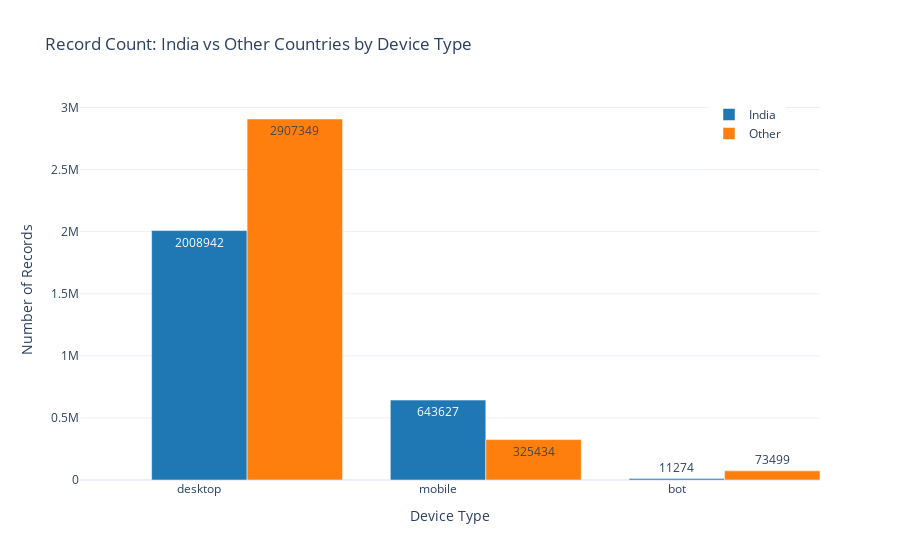

Source (notebook cell):
### Code cell
collection = db["clicks"]

# Aggregate data
pipeline = [
    {"$match": {
        "user.Country": {"$ne": None, "$ne": "", "$exists": True},
        "device_type": {"$in": ["desktop", "mobile", "bot"]}
    }},
    {"$group": {
        "_id": {
            "device": "$device_type",
            "category": {"$cond": [{"$eq": ["$user.Country", "India"]}, "India", "Other"]}
        },
        "count": {"$sum": 1}
    }}
]
data = list(collection.aggregate(pipeline))

# Process data
device_types = ["desktop", "mobile", "bot"]
plot_data = {device: {"India": 0, "Other": 0} for device in device_types}

for item in data:
    device = item["_id"]["device"]
    category = item["_id"]["category"]
    count = item["count"]
    plot_data[device][category] = count

# Prepare bar plot data
india_counts = [plot_data[device]["India"] for device in device_types]
other_counts = [plot_data[device]["Other"] for device in device_types]
x_positions = [0, 1, 2]

# Create bar plot
fig = go.Figure(data=[
    go.Bar(
        x=x_positions,
        y=india_counts,
        name="India",
        text=india_counts,
        textposition="auto",
        marker_color="#1f77b4",
        offset=-0.2,
        width=0.4
    ),
    go.Bar(
        x=x_positions,
        y=other_counts,
        name="Other",
        text=other_counts,
        textposition="auto",
        marker_color="#ff7f0e",
        offset=0.2,
        width=0.4
    )
])

# Update layout
fig.update_layout(
    title="Record Count: India vs Other Countries by Device Type",
    xaxis=dict(
        title="Device Type",
        tickvals=x_positions,
        ticktext=device_types
    ),
    yaxis_title="Number of Records",
    barmode="group",
    template="plotly_white",
    height=500,
    legend=dict(x=0.85, y=1.0)
)

# Save and show
fig.write_html("india_vs_other_by_device_bar.html")
fig.show()

### Figure 1 — Plotly figure (JSON) as saved in the notebook; plotly's stock layout.template omitted (floating-point values rounded to 4 significant figures)
{"data": [{"marker": {"color": "#1f77b4"}, "name": "India", "offset": -0.2, "text": ["2008942", "643627", "11274"], "textposition": "auto", "type": "bar", "width": 0.4, "x": [0, 1, 2], "y": [2008942, 643627, 11274]}, {"marker": {"color": "#ff7f0e"}, "name": "Other", "offset": 0.2, "text": ["2907349", "325434", "73499"], "textposition": "auto", "type": "bar", "width": 0.4, "x": [0, 1, 2], "y": [2907349, 325434, 73499]}], "layout": {"autosize": true, "barmode": "group", "legend": {"x": 0.85, "y": 1}, "title": {"text": "Record Count: India vs Other Countries by Device Type"}, "xaxis": {"autorange": true, "range": [-0.5, 2.6], "ticktext": ["desktop", "mobile", "bot"], "tickvals": [0, 1, 2], "title": {"text": "Device Type"}, "type": "linear"}, "yaxis": {"autorange": true, "range": [0, 3060000.0], "title": {"text": "Number of Records"}, "type": "linear"}}}
